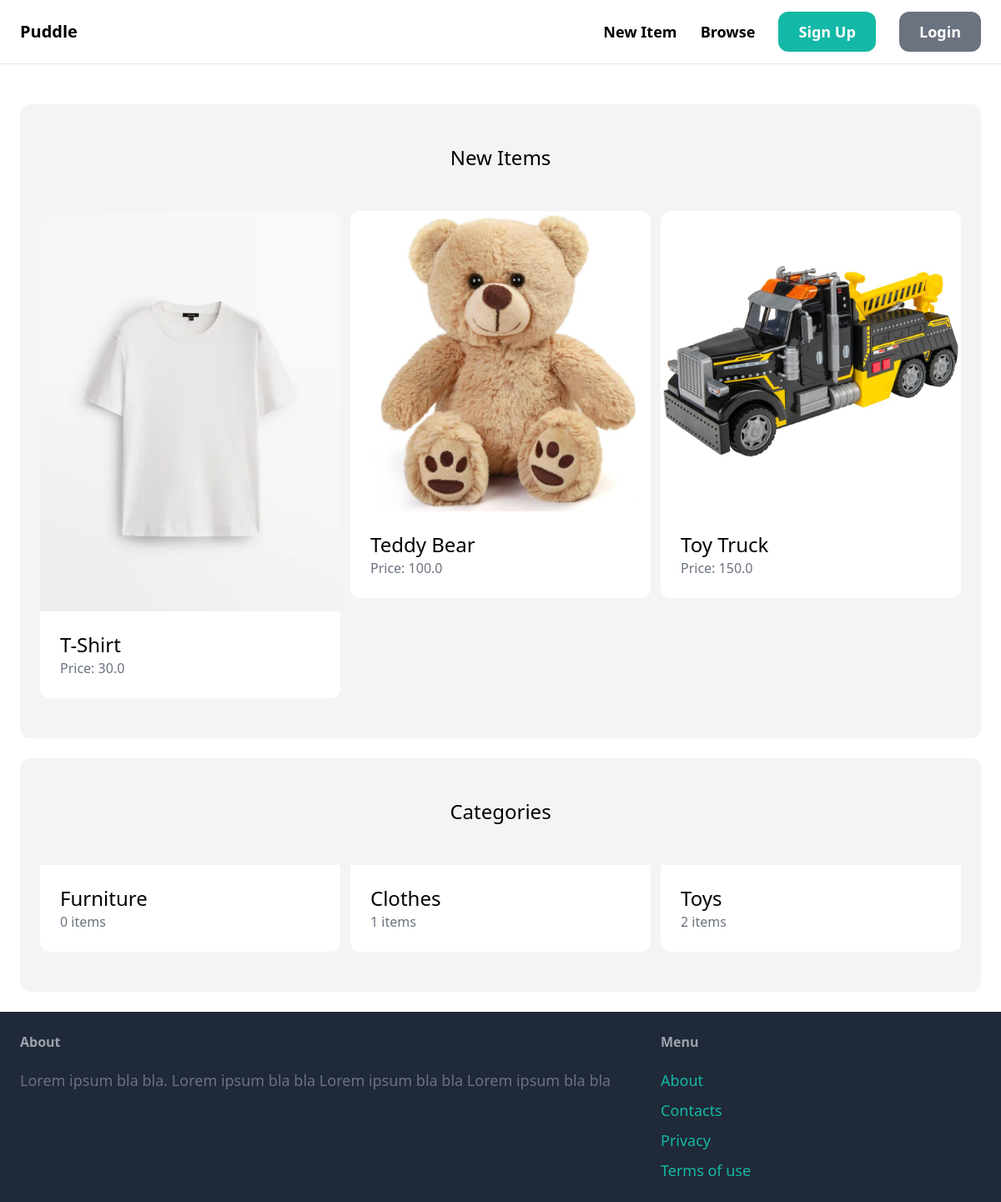
Before: / with the older database file.
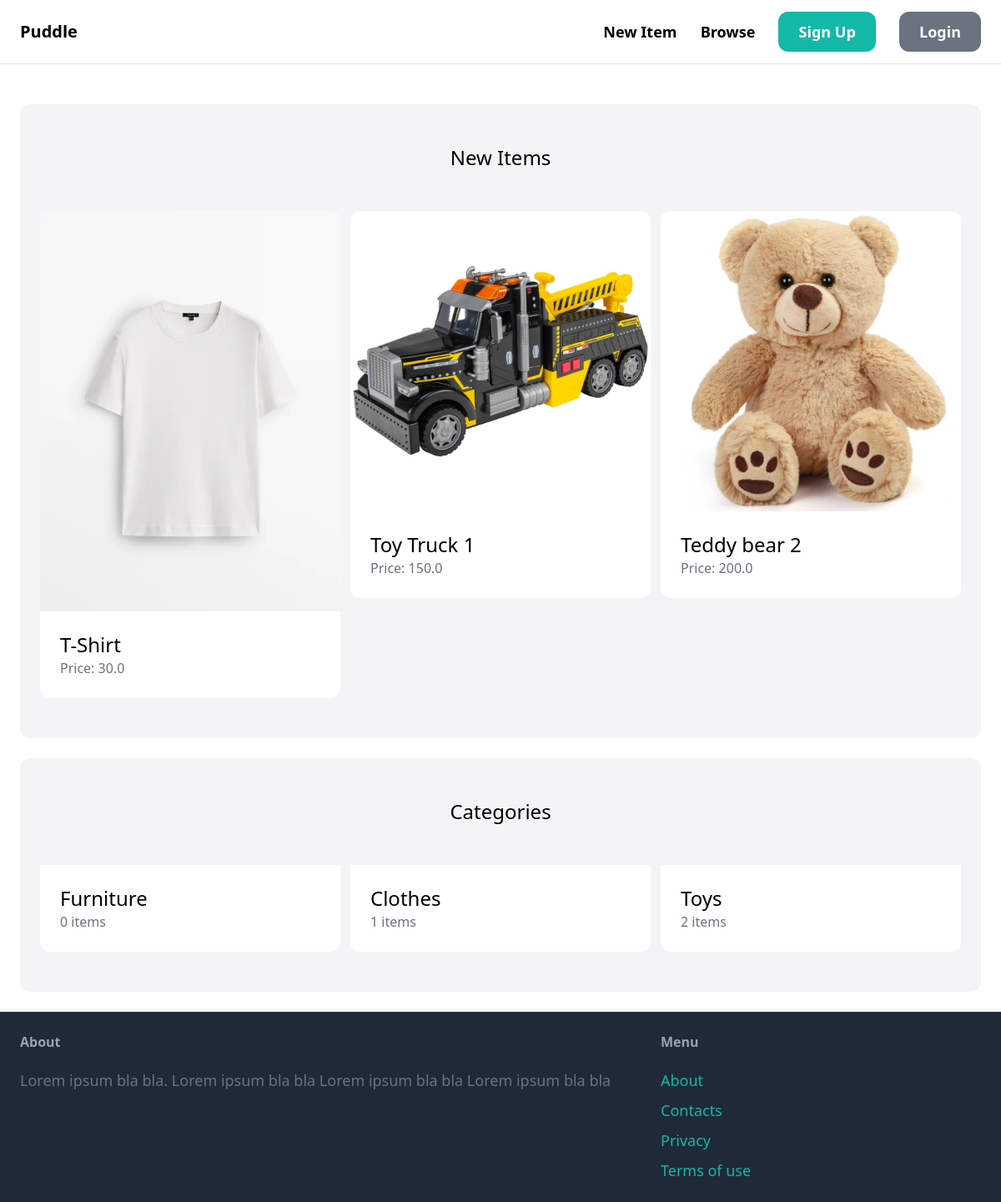
After: the same page with the newer database file.
### item/models.py (models this page shows, shortened)
class Item(models.Model):
  category = models.ForeignKey(Category, related_name='items', on_delete=models.CASCADE)
  name = models.CharField(max_length=255)
  description = models.TextField(blank=True, null=True)
  price = models.FloatField()
  image = models.ImageField(upload_to='item_images', blank=True, null=True)
  is_sold = models.BooleanField(default=False)
  created_by = models.ForeignKey(User, related_name='items', on_delete=models.CASCADE)
  created_at = models.DateTimeField(auto_now_add=True)

class Category(models.Model):
  name = models.CharField(max_length=255)
  class Meta:
    verbose_name_plural = 'Categories'

### core/views.py (the view)
# urls.py: path('', views.index, name='index'),
def index(request):
  items = Item.objects.filter(is_sold=False).order_by('category')[0:6]
  categories = Category.objects.all()
  return render(request, 'core/index.html', {
    'categories': categories,
    'items': items,
  })

### core/templates/core/index.html (shortened to what this page needs)
{% extends 'core/base.html' %}
{% block content %}
  <div class="mt-6 px-6 py-12 bg-gray-100 rounded-xl">
    <h2 class="mb-12 text-2xl text-center">New Items</h2>
    <div class="grid grid-cols-3 gap-3 justify-items-center">
      {% for item in items %}
        <div>
          <a href="{% url 'item:details' item.id %}">
            <div class='flex justify-center'>
              <img src="{{ item.image.url }}" class="rounded-t-xl w-96">
            </div>
            <div class="p-6 bg-white rounded-b-xl">
              <h2 class="text-2xl">{{ item.name }}</h2>
              <p class="text-gray-500">Price: {{ item.price }}</p>
            </div>
          </a>
        </div>
      {% endfor %}
    </div>
  </div>
  <div class="mt-6 px-6 py-12 bg-gray-100 rounded-xl">
    <h2 class="mb-12 text-2xl text-center">Categories</h2>
    <div class="grid grid-cols-3 gap-3">
      {% for category in categories %}
        <div>
          <a href="#">
            <div class="p-6 bg-white rounded-b-xl">
              <h2 class="text-2xl">{{ category.name }}</h2>
              <p class="text-gray-500">{{ category.items.count }} items</p>
            </div>
          </a>
        </div>
      {% endfor %}
    </div>
  </div>
{% endblock %}

### core/templates/core/base.html (shortened to what this page needs)
<!DOCTYPE html>
<html lang="en">
  <head>
    <script src="https://cdn.tailwindcss.com"></script>
  </head>
  <body>
    <nav class="py-6 px-6 flex justify-between items-center border-b border-gray-200">
      <a href="/" class="text-xl font-semibold">Puddle</a>
      <div class="space-x-6">
        <a href="{% url 'item:new' %}" class="text-lg font-semibold hover:text-gray-500">New Item</a>
        <a href="/" class="text-lg font-semibold hover:text-gray-500">Browse</a>
        {% if request.user.is_authenticated %}
        <a href="#" class="px-6 py-3 text-lg font-semibold bg-teal-500 text-white rounded-xl
        hover:bg-teal-700">Inbox</a>
        <a href="{% url 'dashboard:index' %}" class="px-6 py-3 text-lg font-semibold bg-teal-500 text-white rounded-xl
        hover:bg-teal-700">Dashboard</a>
        <a href="{% url 'core:logout' %}" class="px-6 py-3 text-lg font-semibold bg-gray-500 text-white rounded-xl
        hover:bg-gray-700">Logout</a>
        {% else %}
        <a href="{% url 'core:signup' %}" class="px-6 py-3 text-lg font-semibold bg-teal-500 text-white rounded-xl
          hover:bg-teal-700">Sign Up</a>
        <a href="{% url 'core:login' %}" class="px-6 py-3 text-lg font-semibold bg-gray-500 text-white rounded-xl
          hover:bg-gray-700">Login</a>
        {% endif %}
    </nav>
    <div class="px-6 py-6">
      {% block content %}
      {% endblock %}
    </div>
    <footer class="py-6 px-6 flex justify-between bg-gray-800">
      <div class="w-2/3 pr-10">
        <h3 class="mb-5 font-semibold text-gray-400">About</h3>
        <p class="text-lg text-gray-500">Lorem ipsum bla bla. Lorem ipsum bla bla Lorem ipsum bla bla Lorem ipsum bla bla</p>
      </div>
      <div class="w-1/3">
        <h3 class="mb-5 font-semibold text-gray-400">Menu</h3>
        <ul class="space-y-2">
          <li><a href="" class="text-lg text-teal-500 hover:text-teal-700">About</a></li>
          <li><a href="{% url 'core:contact' %}" class="text-lg text-teal-500 hover:text-teal-700">Contacts</a></li>
          <li><a href="" class="text-lg text-teal-500 hover:text-teal-700">Privacy</a></li>
          <li><a href="" class="text-lg text-teal-500 hover:text-teal-700">Terms of use</a></li>
        </ul>
      </div>
    </footer>
  </body>
</html>

Changed rows visible on the page:
removed Item: image (picture), name "Teddy Bear", price "100.0"
removed Item: image (picture), name "Toy Truck", price "150.0"
added Item: image (picture), name "Toy Truck 1", price "150.0"
added Item: image (picture), name "Teddy bear 2", price "200.0"
